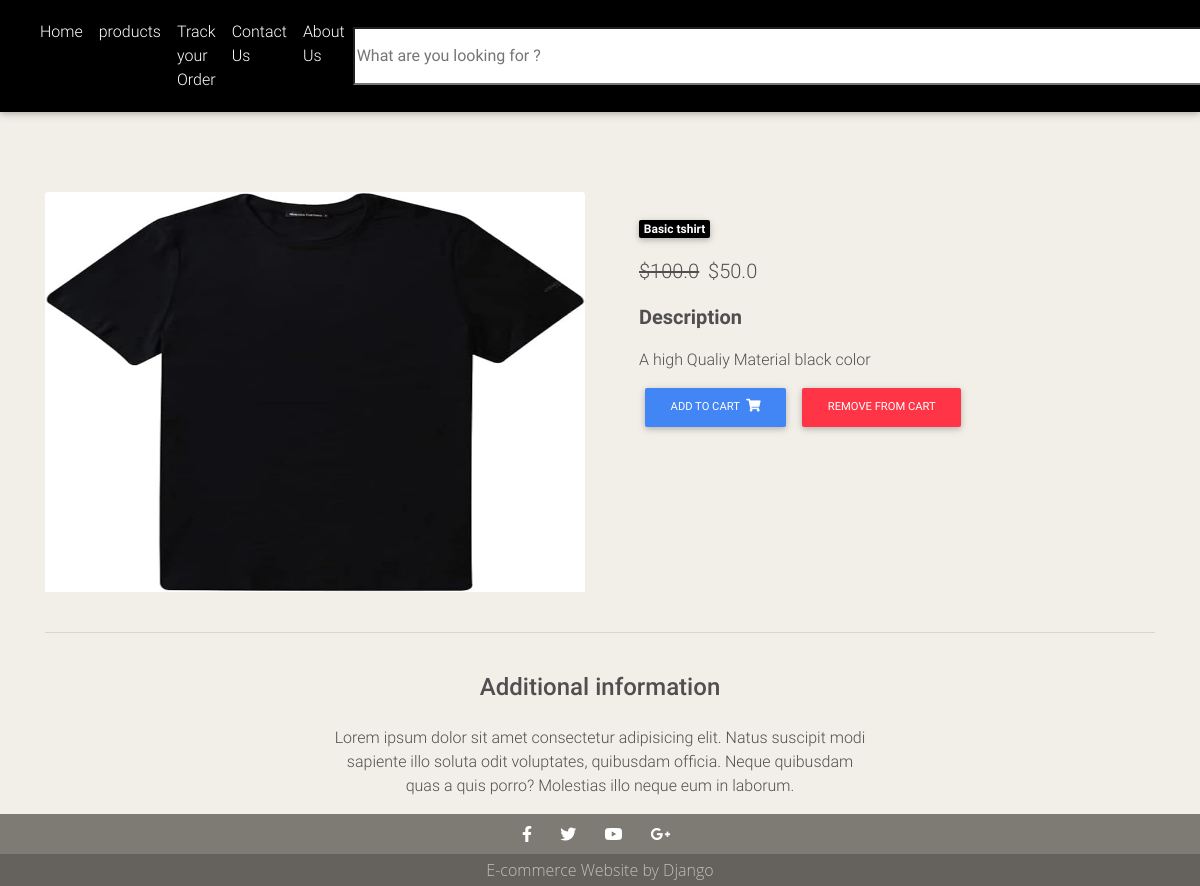
/product/1/, run on the app's committed database.
### myapp/models.py (models this page shows, shortened)
class Item(models.Model):
    title = models.CharField(max_length=100)
    price = models.FloatField()
    discount_price = models.FloatField(blank=True, null=True)
    category = models.CharField(choices=CATEGORY_CHOICES, max_length=2)
    label = models.CharField(choices=LABEL_CHOICES, max_length=1)
    slug = models.SlugField()
    description = models.TextField()
    image = models.ImageField()
    types = models.SlugField()
    def get_add_to_cart_url(self):
        return reverse("myapp:add-to-cart", kwargs={
            'slug': self.slug
        })
    def get_remove_from_cart_url(self):
        return reverse("myapp:remove-from-cart", kwargs={
            'slug': self.slug
        })

### myapp/views.py (the view)
# urls.py: path("product/<slug>/", product.as_view() , name = "product"),
class product(DetailView):
    model = Item
    template_name = "product.html"

### myapp/templates/product.html (shortened to what this page needs)
{% extends "base.html" %}
{% block content %}
  <main class="mt-5 pt-4">
    <div class="container dark-grey-text mt-5">
      <div class="row wow fadeIn">
        <div class="col-md-6 mb-4">
          <img src="{{ item.image.url }}" class="card-img-top" alt="No photo" width="600" height="400">
        </div>
        <div class="col-md-6 mb-4">
          <div class="p-4">
            <div class="mb-3">
              <a href="">
                <span class="badge black mr-3">{{ object.title }}</span>
              </a>
            </div>
            <p class="lead">
              {% if object.discount_price %}
              <span class="mr-1">
                <del>${{ object.price }}</del>
              </span>
              <span>${{ object.discount_price }}</span>
              {% else %}
              <span>${{ object.price }}</span>
              {% endif %}
            </p>
            <p class="lead font-weight-bold">Description</p>
            <p>{{ object.description }}</p>
            <a href="{{ object.get_add_to_cart_url }}" class="btn btn-primary btn-md my-0 p">
              Add to cart
              <i class="fas fa-shopping-cart ml-1"></i>
            </a>
            <a href="{{ object.get_remove_from_cart_url }}" class="btn btn-danger btn-md my-0 p">
              Remove from cart
            </a>
          </div>
        </div>
      </div>
      <hr>
      <div class="row d-flex justify-content-center wow fadeIn">
        <div class="col-md-6 text-center">
          <h4 class="my-4 h4">Additional information</h4>
          <p>Lorem ipsum dolor sit amet consectetur adipisicing elit. Natus suscipit modi sapiente illo soluta odit
            voluptates,
            quibusdam officia. Neque quibusdam quas a quis porro? Molestias illo neque eum in laborum.</p>
        </div>
      </div>
  </main>
{% endblock content %}

### myapp/templates/header.html (style rules this page uses)
body { min-height: 100vh; display: flex; flex-direction: column; background-color: hsl(42, 29%, 93%); }

### data on the page
Item: image (picture), title "Basic tshirt", price "100.0", discount_price "50.0", description "A high Qualiy Material black color"
